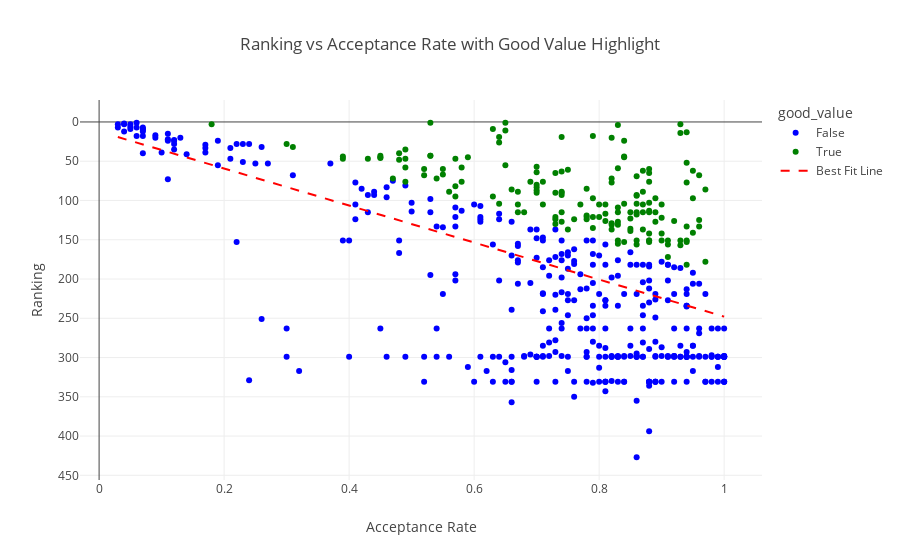

Source (notebook cell):
### Markdown cell above
Le graphique suivant est interactif et l'on peut afficher ou pas la droite de régression, les good_values, et les autres en cliquant sur la légende.

### Code cell
from plots import analyze_ranking_vs_acceptance

df = pd.read_excel('final_dataset.xlsx')
df_for_ranking_analysis=df[df["LAC"] == 0]
df_for_ranking_analysis=df_for_ranking_analysis[df_for_ranking_analysis["Ranking"]<500] 

# 2) Appeler la fonction d'analyse
fig = analyze_ranking_vs_acceptance(df_for_ranking_analysis, ranking_threshold=50)

# 3) Afficher le graphique
fig.show()

### Figure 1 — Plotly figure (JSON) as saved in the notebook; plotly's stock layout.template omitted (floating-point values rounded to 4 significant figures; data arrays with more than 128 entries replaced by an {"elided": "..."} marker saying what was removed)
{"data": [{"customdata": {"elided": "352x3 mixed values"}, "hovertemplate": "<b>%{hovertext}</b><br><br>good_value=%{customdata[2]}<br>Acceptance Rate=%{x}<br>Ranking=%{y}<br>City=%{customdata[0]}<br>expected_ranking=%{customdata[1]}<extra></extra>", "hovertext": {"elided": "352 str values"}, "legendgroup": "False", "marker": {"color": "blue", "symbol": "circle"}, "mode": "markers", "name": "False", "orientation": "v", "showlegend": true, "type": "scatter", "x": {"elided": "352 float values"}, "xaxis": "x", "y": {"elided": "352 int values"}, "yaxis": "y"}, {"customdata": {"elided": "158x3 mixed values"}, "hovertemplate": "<b>%{hovertext}</b><br><br>good_value=%{customdata[2]}<br>Acceptance Rate=%{x}<br>Ranking=%{y}<br>City=%{customdata[0]}<br>expected_ranking=%{customdata[1]}<extra></extra>", "hovertext": {"elided": "158 str values"}, "legendgroup": "True", "marker": {"color": "green", "symbol": "circle"}, "mode": "markers", "name": "True", "orientation": "v", "showlegend": true, "type": "scatter", "x": {"elided": "158 float values"}, "xaxis": "x", "y": {"elided": "158 int values"}, "yaxis": "y"}, {"line": {"color": "red", "dash": "dash"}, "mode": "lines", "name": "Best Fit Line", "type": "scatter", "x": [0.03, 0.0398, 0.0496, 0.05939, 0.06919, 0.07899, 0.08879, 0.09859, 0.1084, 0.1182, 0.128, 0.1378, 0.1476, 0.1574, 0.1672, 0.177, 0.1868, 0.1966, 0.2064, 0.2162, 0.226, 0.2358, 0.2456, 0.2554, 0.2652, 0.2749, 0.2847, 0.2945, 0.3043, 0.3141, 0.3239, 0.3337, 0.3435, 0.3533, 0.3631, 0.3729, 0.3827, 0.3925, 0.4023, 0.4121, 0.4219, 0.4317, 0.4415, 0.4513, 0.4611, 0.4709, 0.4807, 0.4905, 0.5003, 0.5101, 0.5199, 0.5297, 0.5395, 0.5493, 0.5591, 0.5689, 0.5787, 0.5885, 0.5983, 0.6081, 0.6179, 0.6277, 0.6375, 0.6473, 0.6571, 0.6669, 0.6767, 0.6865, 0.6963, 0.7061, 0.7159, 0.7257, 0.7355, 0.7453, 0.7551, 0.7648, 0.7746, 0.7844, 0.7942, 0.804, 0.8138, 0.8236, 0.8334, 0.8432, 0.853, 0.8628, 0.8726, 0.8824, 0.8922, 0.902, 0.9118, 0.9216, 0.9314, 0.9412, 0.951, 0.9608, 0.9706, 0.9804, 0.9902, 1], "y": [19.19, 21.5, 23.81, 26.12, 28.43, 30.74, 33.05, 35.36, 37.67, 39.98, 42.29, 44.6, 46.91, 49.22, 51.53, 53.84, 56.15, 58.46, 60.77, 63.08, 65.39, 67.7, 70.01, 72.32, 74.63, 76.94, 79.25, 81.56, 83.87, 86.18, 88.49, 90.8, 93.11, 95.42, 97.73, 100.0, 102.4, 104.7, 107.0, 109.3, 111.6, 113.9, 116.2, 118.5, 120.8, 123.1, 125.5, 127.8, 130.1, 132.4, 134.7, 137.0, 139.3, 141.6, 143.9, 146.2, 148.6, 150.9, 153.2, 155.5, 157.8, 160.1, 162.4, 164.7, 167.0, 169.3, 171.6, 174.0, 176.3, 178.6, 180.9, 183.2, 185.5, 187.8, 190.1, 192.4, 194.7, 197.1, 199.4, 201.7, 204.0, 206.3, 208.6, 210.9, 213.2, 215.5, 217.8, 220.2, 222.5, 224.8, 227.1, 229.4, 231.7, 234.0, 236.3, 238.6, 240.9, 243.3, 245.6, 247.9]}], "layout": {"legend": {"title": {"text": "good_value"}, "tracegroupgap": 0}, "title": {"text": "Ranking vs Acceptance Rate with Good Value Highlight"}, "xaxis": {"anchor": "y", "domain": [0, 1], "title": {"text": "Acceptance Rate"}}, "yaxis": {"anchor": "x", "autorange": "reversed", "domain": [0, 1], "title": {"text": "Ranking"}}}}
